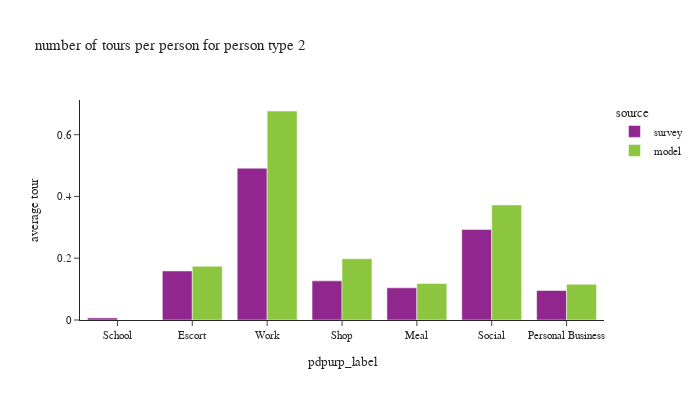

Source (notebook cell):
### Code cell
plot_by_pptyp(df_tour, '2')

### Figure 1 — Plotly figure (JSON) as saved in the notebook; plotly's stock layout.template omitted (floating-point values rounded to 4 significant figures)
{"data": [{"alignmentgroup": "True", "hovertemplate": "source=survey<br>pdpurp_label=%{x}<br>average tour=%{y}<extra></extra>", "legendgroup": "survey", "marker": {"color": "#91268F", "pattern": {"shape": ""}}, "name": "survey", "offsetgroup": "survey", "orientation": "v", "showlegend": true, "textposition": "auto", "type": "bar", "x": ["School", "Escort", "Work", "Shop", "Meal", "Social", "Personal Business"], "xaxis": "x", "y": [0.006772, 0.1588, 0.4915, 0.1267, 0.1041, 0.2929, 0.09552], "yaxis": "y"}, {"alignmentgroup": "True", "hovertemplate": "source=model<br>pdpurp_label=%{x}<br>average tour=%{y}<extra></extra>", "legendgroup": "model", "marker": {"color": "#8CC63E", "pattern": {"shape": ""}}, "name": "model", "offsetgroup": "model", "orientation": "v", "showlegend": true, "textposition": "auto", "type": "bar", "x": ["Meal", "Escort", "Social", "Shop", "Personal Business", "Work"], "xaxis": "x", "y": [0.1181, 0.174, 0.3728, 0.1984, 0.1154, 0.6767], "yaxis": "y"}], "layout": {"barmode": "group", "font": {"size": 11}, "height": 400, "legend": {"title": {"text": "source"}, "tracegroupgap": 0}, "title": {"text": "number of tours per person for person type 2"}, "width": 700, "xaxis": {"anchor": "y", "domain": [0.0, 1.0], "title": {"text": "pdpurp_label"}}, "yaxis": {"anchor": "x", "domain": [0.0, 1.0], "tickformat": ".2", "title": {"text": "average tour"}}}}
